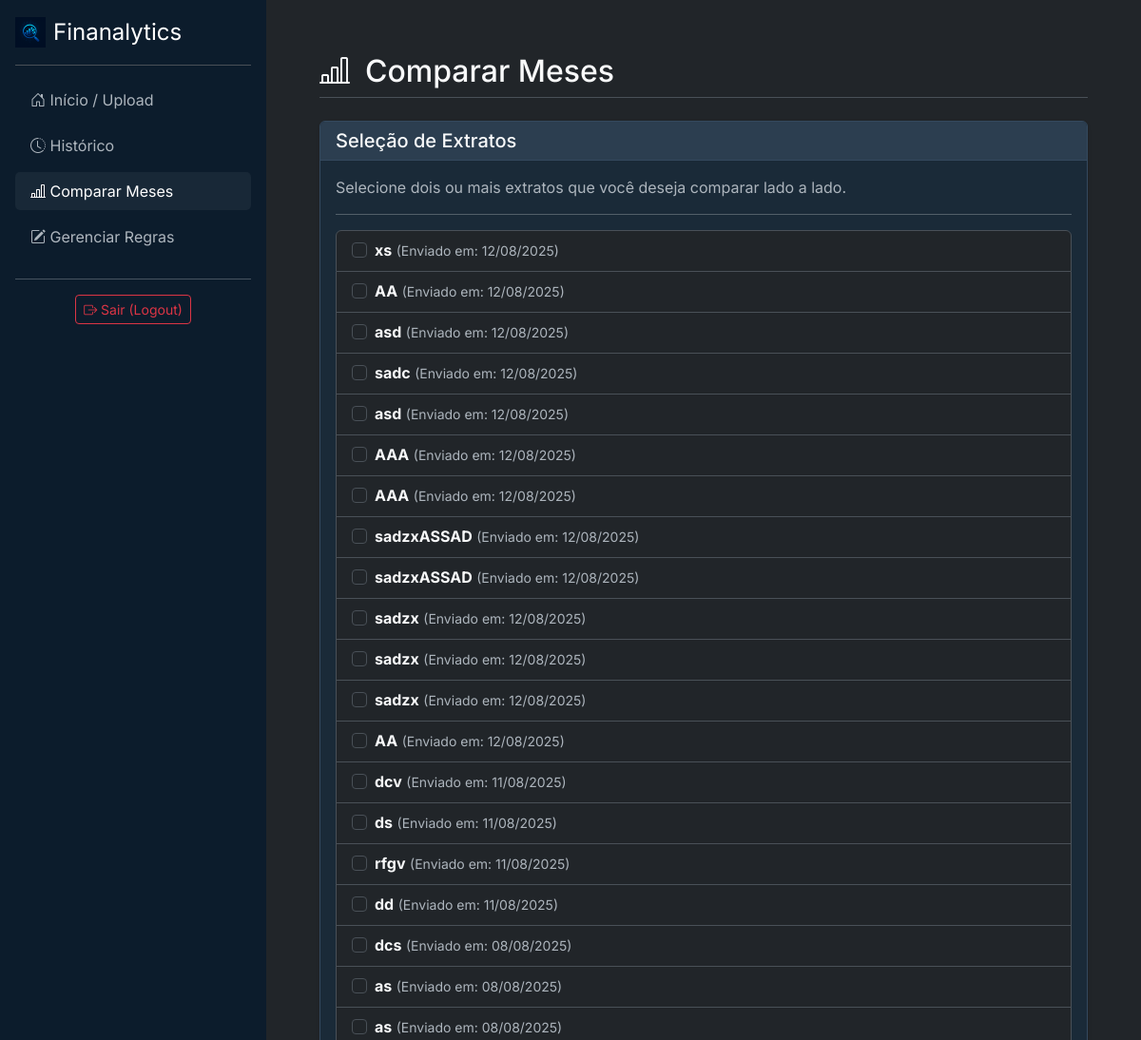
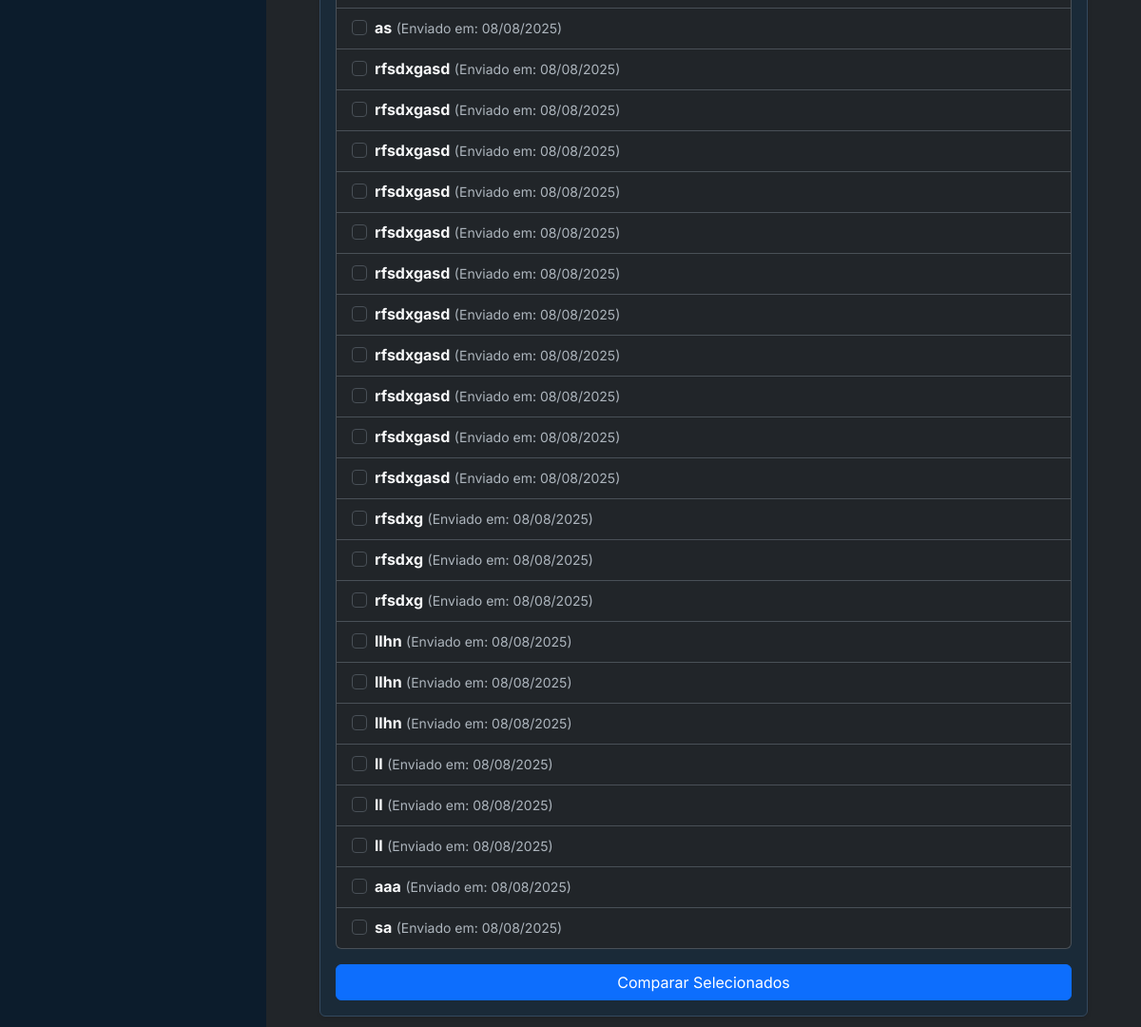
/comparar/ (signed in), run on the app's committed database (2 pictures, top to bottom).
### analisador/models.py (models this page shows, shortened)
class Extrato(models.Model):
    usuario = models.ForeignKey(User, on_delete=models.CASCADE)
    mes_referencia = models.CharField(max_length=50, help_text="Ex: Julho/2025")
    data_upload = models.DateTimeField(auto_now_add=True) # Salva a data do upload automaticamente

### analisador/views.py (the view, shortened to what this page needs)
# urls.py: path('comparar/', views.comparar_extratos, name='comparar'),
@login_required
def comparar_extratos(request):
    extratos = Extrato.objects.filter(usuario=request.user).order_by('-data_upload')
    contexto = {
        'extratos': extratos,
        'active_page': 'comparar'
    }
    return render(request, 'analisador/comparar.html', contexto)

### analisador/templates/analisador/comparar.html (shortened to what this page needs)
{% extends 'analisador/base.html' %}
{% block content %}
    <div class="d-flex justify-content-between align-items-center mb-4 pb-2 border-bottom">
        <h1 class="h2 mb-0"><i class="bi bi-bar-chart-line me-3"></i>Comparar Meses</h1>
    </div>
    <div class="card shadow-sm">
        <div class="card-header">
            <h5 class="card-title mb-0">Seleção de Extratos</h5>
        </div>
        <div class="card-body">
            <p class="card-text text-muted">Selecione dois ou mais extratos que você deseja comparar lado a lado.</p>
            <hr>
            <form method="POST">
                {% if extratos %}
                    <ul class="list-group mb-3">
                        {% for extrato in extratos %}
                            <li class="list-group-item">
                                <div class="form-check">
                                    <input class="form-check-input" type="checkbox" name="extratos_selecionados" value="{{ extrato.id }}" id="extrato-{{ extrato.id }}">
                                    <label class="form-check-label" for="extrato-{{ extrato.id }}">
                                        <strong>{{ extrato.mes_referencia }}</strong>
                                        <small class="text-muted">(Enviado em: {{ extrato.data_upload|date:"d/m/Y" }})</small>
                                    </label>
                                </div>
                            </li>
                        {% endfor %}
                    </ul>
                    <button type="submit" class="btn btn-primary w-100">Comparar Selecionados</button>
                {% else %}
                    <p class="text-center text-muted">Você precisa ter pelo menos dois extratos enviados para poder comparar. <a href="{% url 'home' %}">Faça um novo upload</a>.</p>
                {% endif %}
            </form>
        </div>
    </div>
{% endblock %}

### static/css/custom.css (style rules this page uses)
:root { --bs-dark-rgb: 4, 28, 50; --bs-body-color: #f8f9fa; --bs-secondary-color: #adb5bd; --bs-primary: #0d6efd; --verde-sucesso: #198754; --vermelho-perigo: #dc3545; --amarelo-alerta: #ffc107; }
body { font-family: 'Inter', sans-serif; }
.card { background-color: #1a2a38; border: 1px solid #34495e; }
.card-header { background-color: #2c3e50; border-bottom: 1px solid #34495e; }

### data on the page
Extrato: mes_referencia "xs", data_upload "12/08/2025"
Extrato: mes_referencia "AA", data_upload "12/08/2025"
Extrato: mes_referencia "asd", data_upload "12/08/2025"
Extrato: mes_referencia "sadc", data_upload "12/08/2025"
Extrato: mes_referencia "asd", data_upload "12/08/2025"
Extrato: mes_referencia "AAA", data_upload "12/08/2025"
Extrato: mes_referencia "AAA", data_upload "12/08/2025"
Extrato: mes_referencia "sadzxASSAD", data_upload "12/08/2025"
Extrato: mes_referencia "sadzxASSAD", data_upload "12/08/2025"
Extrato: mes_referencia "sadzx", data_upload "12/08/2025"
Extrato: mes_referencia "sadzx", data_upload "12/08/2025"
Extrato: mes_referencia "sadzx", data_upload "12/08/2025"
Extrato: mes_referencia "AA", data_upload "12/08/2025"
Extrato: mes_referencia "dcv", data_upload "11/08/2025"
Extrato: mes_referencia "ds", data_upload "11/08/2025"
Extrato: mes_referencia "rfgv", data_upload "11/08/2025"
Extrato: mes_referencia "dd", data_upload "11/08/2025"
Extrato: mes_referencia "dcs", data_upload "08/08/2025"
Extrato: mes_referencia "as", data_upload "08/08/2025"
Extrato: mes_referencia "as", data_upload "08/08/2025"
Extrato: mes_referencia "as", data_upload "08/08/2025"
Extrato: mes_referencia "rfsdxgasd", data_upload "08/08/2025"
Extrato: mes_referencia "rfsdxgasd", data_upload "08/08/2025"
Extrato: mes_referencia "rfsdxgasd", data_upload "08/08/2025"
Extrato: mes_referencia "rfsdxgasd", data_upload "08/08/2025"
Extrato: mes_referencia "rfsdxgasd", data_upload "08/08/2025"
Extrato: mes_referencia "rfsdxgasd", data_upload "08/08/2025"
Extrato: mes_referencia "rfsdxgasd", data_upload "08/08/2025"
Extrato: mes_referencia "rfsdxgasd", data_upload "08/08/2025"
Extrato: mes_referencia "rfsdxgasd", data_upload "08/08/2025"
Extrato: mes_referencia "rfsdxgasd", data_upload "08/08/2025"
Extrato: mes_referencia "rfsdxgasd", data_upload "08/08/2025"
Extrato: mes_referencia "rfsdxg", data_upload "08/08/2025"
Extrato: mes_referencia "rfsdxg", data_upload "08/08/2025"
Extrato: mes_referencia "rfsdxg", data_upload "08/08/2025"
Extrato: mes_referencia "llhn", data_upload "08/08/2025"
Extrato: mes_referencia "llhn", data_upload "08/08/2025"
Extrato: mes_referencia "llhn", data_upload "08/08/2025"
Extrato: mes_referencia "ll", data_upload "08/08/2025"
Extrato: mes_referencia "ll", data_upload "08/08/2025"
Extrato: mes_referencia "ll", data_upload "08/08/2025"
Extrato: mes_referencia "aaa", data_upload "08/08/2025"
Extrato: mes_referencia "sa", data_upload "08/08/2025"
